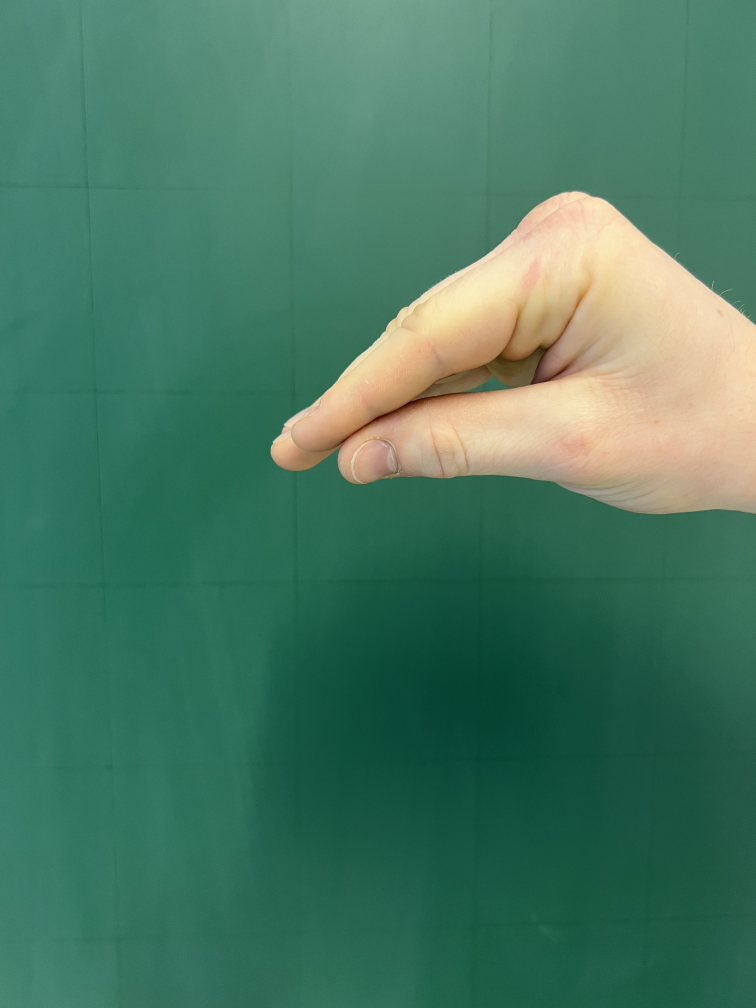
#> input picture data/raw/img/closedHand/IMG_4543.jpg, 3024 x 4032 px, found by its file name (shown at 1/4 size)
$ jupyter execute --allow-errors GestureRecognition.ipynb   (text cells are left out)
#> lines starting #> are read from the running program, lines starting #| are printed output that depends on the picture; after the words box and inside, x2 and y2 are one past the last pixel; in counts of white or black regions, pixels touching at a corner belong together
[cell 1]
## IMPORTS
import os
import matplotlib.pyplot as plt
import numpy as np
import cv2 as cv
from scipy.cluster.vq import kmeans, vq

from sklearn.svm import SVC
from sklearn.utils import shuffle

[cell 2]
##PATHS
EXAMPLE_IMAGE = "./data/raw/img/closedHand/IMG_4543.JPG"

PATH_OPEN = "./data/raw/img/openHand/"
PATH_CLOSED = "./data/raw/img/closedHand/"

PATH_CLOSED_TEST1 = "./data/raw/img/closed1.png"
PATH_CLOSED_TEST2 = "./data/raw/img/closed2.png"
PATH_CLOSED_TEST3 = "./data/raw/img/closed3.png"
PATH_OPEN_TEST1 = "./data/raw/img/open1.png"
PATH_OPEN_TEST2 = "./data/raw/img/open2.png"
PATH_OPEN_TEST3 = "./data/raw/img/open3.png"

[cell 3]
def gaussian(I, sigma):
    """
    Applies a 2-D Gaussian blur with standard deviation sigma to
    a grayscale image I.
    """
    h = int(np.ceil(3*sigma))
    x = np.linspace(-h, +h, 2*h + 1)
    g = np.exp(-x**2/(2*sigma**2))/np.sqrt(2*np.pi*sigma**2)
    Ig = np.zeros_like(I)
    for row in range(I.shape[0]): Ig[row,:] = np.convolve(I[row,:], g, mode='same')
    for col in range(I.shape[1]): Ig[:,col] = np.convolve(Ig[:,col], g, mode='same')
    return Ig

def compute_skin_mask(I):
    imgYCC = cv.cvtColor(I, cv.COLOR_BGR2YCR_CB)

    Y = imgYCC[:, :, 0]
    CR = imgYCC[:, :, 1]
    CB = imgYCC[:, :, 2]

    Y_mask = (Y>80)
    CB_mask = (85<CB)&(CB<135)
    CR_mask = (135<CR)&(CR<180)

    return Y_mask&CR_mask&CB_mask

def prediction_enterp(pred):

    if pred == 0:
        print("Prediction: OPEN HAND")

    elif pred == 1:
        print("Prediction: CLOSED HAND")

[cell 4]
I = cv.imread(EXAMPLE_IMAGE)
#> I is the input picture: shape (4032, 3024, 3); mean B, G, R 98.2, 120.8, 71.9

result = compute_skin_mask(I)
#> in compute_skin_mask, `imgYCC = cv.cvtColor(I, cv.COLOR_BGR2YCR_CB)`: imgYCC: shape (4032, 3024, 3); mean of channels 0, 1, 2 103.6, 105.3, 124.9
#> in compute_skin_mask, `Y_mask = (Y>80)`:
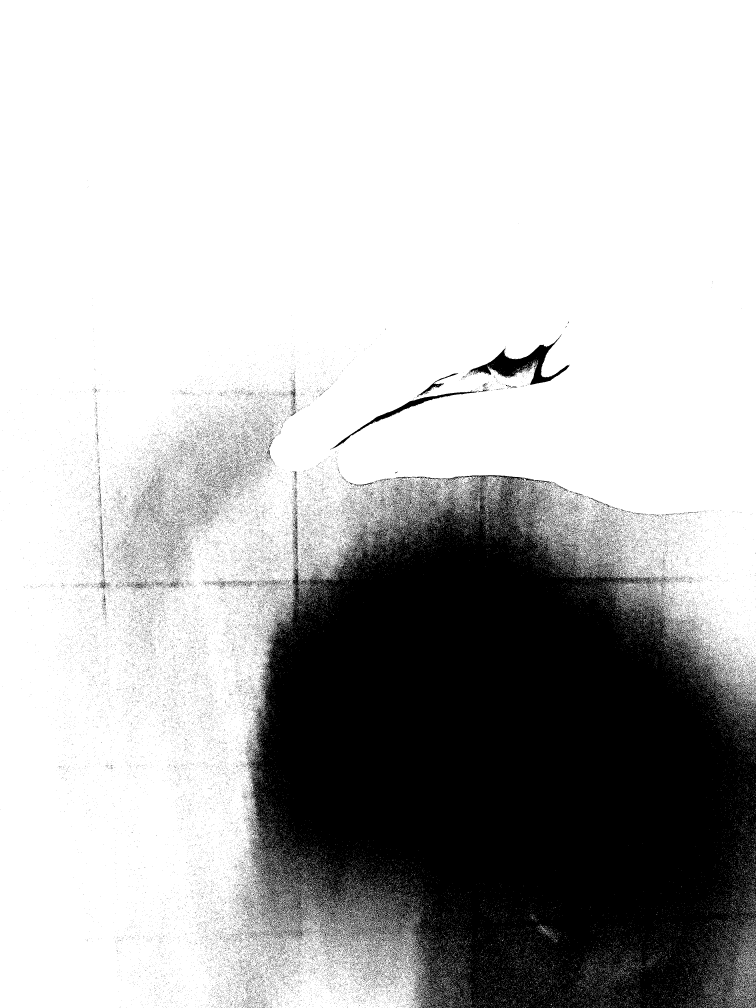
#> Y_mask: shape (4032, 3024) bool (shown at 1/4 size); 71.9% white; 81752 black regions (80585 under 20 px), largest, box (x1, y1, x2, y2) and area: (983, 1901, 3024, 4032) 3161176, (1875, 1338, 2277, 1539) 20522, (1326, 1564, 1909, 1796) 7327
#> in compute_skin_mask, `CB_mask = (85<CB)&(CB<135)`: CB_mask: shape (4032, 3024) bool; 100% white; 3 black regions (2 under 20 px), largest, box (x1, y1, x2, y2) and area: (2324, 1162, 2346, 1192) 214
#> in compute_skin_mask, `CR_mask = (135<CR)&(CR<180)`: CR_mask: shape (4032, 3024) bool; 12.5% white; 5 white regions (2 under 20 px), largest, box (x1, y1, x2, y2) and area: (1084, 767, 3024, 2051) 1525118, (2176, 1904, 2192, 1910) 91, (2150, 1912, 2175, 1914) 49
#> in compute_skin_mask, `return Y_mask&CR_mask&CB_mask`: returned value: shape (4032, 3024) bool; 12.3% white; 143 white regions (139 under 20 px), largest, box (x1, y1, x2, y2) and area: (1084, 767, 3024, 2051) 1494840, (2176, 1904, 2192, 1910) 91, (2150, 1912, 2175, 1914) 49, (2069, 1476, 2076, 1486) 22

plt.imshow(result)

[cell 5]
nfeatures = 100

orb = cv.ORB_create(nfeatures=nfeatures)

open_descriptors = []
open_keypoints = []

num_images = 0

thresh = 127

lower = np.array([160])
upper = np.array([255])

## RETRIEVING OPEN HAND DESCRIPTORS

#> (the rest of this cell did not finish here and is left out)

[cell 6]
n_clusters = 300
iters = 1
#> (the rest of this cell did not finish here and is left out)

[cell 7]
visualWords = []

for img_descriptors in open_descriptors:
    img_descriptors = img_descriptors.astype(float)
    img_visual_words, distance = vq(img_descriptors, codebook)
    visualWords.append(img_visual_words)

[cell 8]
frequency_vectors = []

for img_visual_words in visualWords:
    img_freq_vec = np.zeros(n_clusters)

    for word in img_visual_words:
        img_freq_vec[word] += 1

    frequency_vectors.append(img_freq_vec)


#> (the rest of this cell did not finish here and is left out)

#> (a cell that did not finish here is left out)

[cell 10]
# loading image, imagine this coming from webcam

I_test = cv.imread(PATH_OPEN_TEST2)
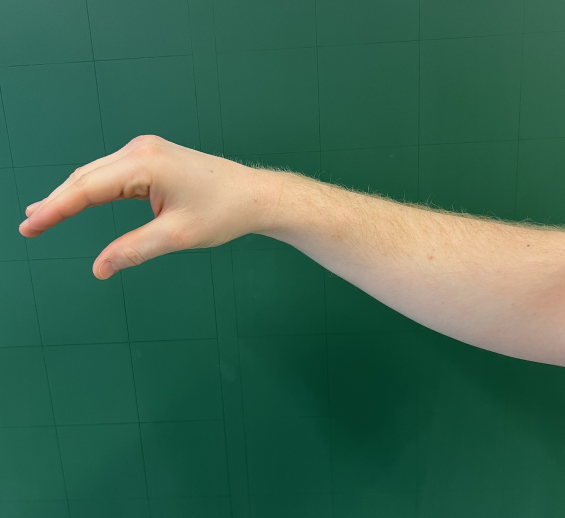
#> input picture data/raw/img/open2.png, 1130 x 1036 px, found by its file name (shown at 1/2 size)
#> I_test is the input picture: shape (1036, 1130, 3); mean B, G, R 81.6, 102.9, 60.9
I_test = (compute_skin_mask(I_test)*255).astype(np.uint8)
#> in compute_skin_mask (call 2), `imgYCC = cv.cvtColor(I, cv.COLOR_BGR2YCR_CB)`: imgYCC: shape (1036, 1130, 3); mean of channels 0, 1, 2 87.9, 108.8, 124.4
#> in compute_skin_mask (call 2), `Y = imgYCC[:, :, 0]`:
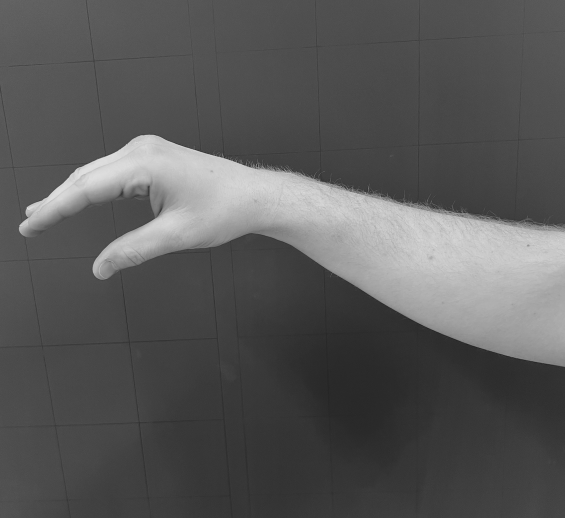
#> Y: shape (1036, 1130) (shown at 1/2 size); min 4, max 230, mean 87.9
#> in compute_skin_mask (call 2), `CR = imgYCC[:, :, 1]`:
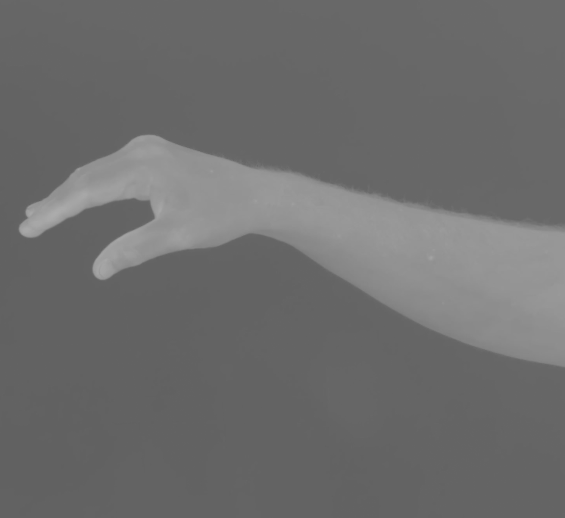
#> CR: shape (1036, 1130) (shown at 1/2 size); min 86, max 173, mean 108.8
#> in compute_skin_mask (call 2), `Y_mask = (Y>80)`: Y_mask: shape (1036, 1130) bool; 34.2% white; 4448 white regions (4405 under 20 px), largest, box (x1, y1, x2, y2) and area: (0, 0, 1130, 734) 285561, (173, 0, 619, 193) 42262, (840, 0, 1130, 274) 30228
#> in compute_skin_mask (call 2), `CB_mask = (85<CB)&(CB<135)`:
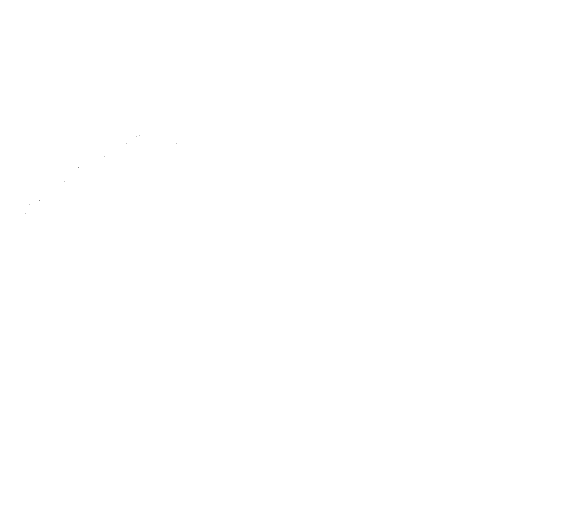
#> CB_mask: shape (1036, 1130) bool (shown at 1/2 size); 100% white; black in thin lines or dots, all inside (x1, y1, x2, y2) = (50, 270, 354, 428)
#> in compute_skin_mask (call 2), `CR_mask = (135<CR)&(CR<180)`:
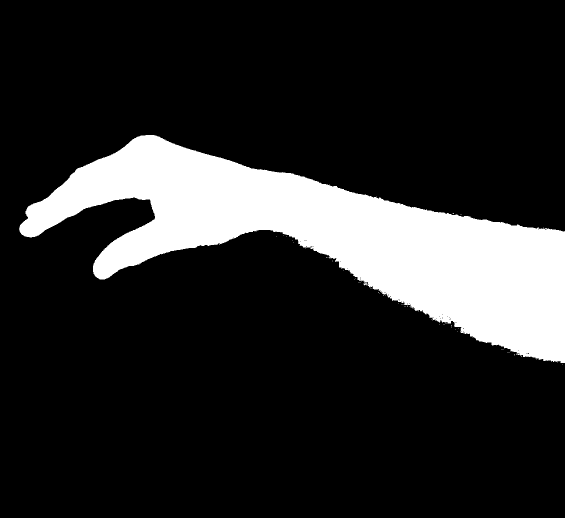
#> CR_mask: shape (1036, 1130) bool (shown at 1/2 size); 16.3% white; 61 white regions (59 under 20 px), largest, box (x1, y1, x2, y2) and area: (38, 270, 1130, 726) 190313, (727, 566, 734, 571) 22
#> in compute_skin_mask (call 2), `return Y_mask&CR_mask&CB_mask`: returned value: shape (1036, 1130) bool; 16.2% white; 65 white regions (62 under 20 px), largest, box (x1, y1, x2, y2) and area: (38, 270, 1130, 726) 189674, (270, 394, 290, 400) 55, (727, 566, 734, 571) 22


plt.imshow(I_test), plt.show()

[cell 11]
kp = orb.detect(I_test)
#> kp = 100 keypoints; strongest (x, y, size): (809, 608, 31), (294, 388, 37.2), (711, 556, 31), (824, 614, 31)
kp, des = orb.compute(I_test, kp)
#> (the rest of this cell did not finish here and is left out)

#> (a cell that did not finish here is left out)

[cell 13]
# loading image, imagine this coming from webcam

I_test = cv.imread(PATH_CLOSED_TEST3)
#> (the rest of this cell did not finish here and is left out)

[cell 14]
kp = orb.detect(I_test)
#> kp = ()
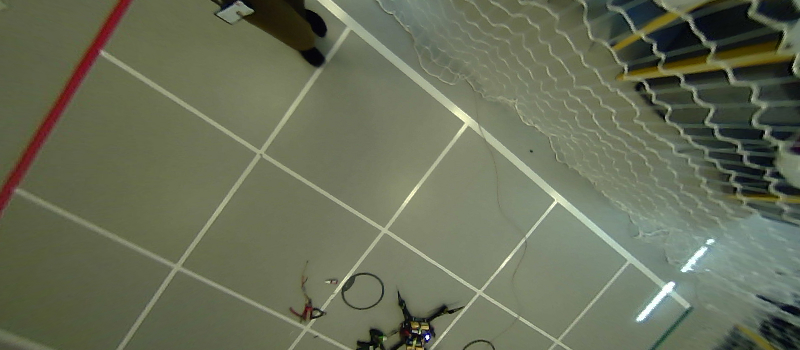
#> input picture grid.jpg, 800 x 350 px, given in place of the camera
#> further down, img is the input picture: shape (350, 800, 3); mean B, G, R 87.4, 109.6, 103.7
kp, des = orb.compute(I_test, kp)
#> (the rest of this cell did not finish here and is left out)

#> (a cell that did not finish here is left out)

[cell 16]
frameWidth = 450
frameHeight = 640
cap = cv.VideoCapture(1)
cap.set(3, frameWidth)
cap.set(4, frameHeight)
cap.set(10,150)

counters = []
lower = np.array([160])
upper = np.array([255])

#> (the rest of this cell did not finish here and is left out)

#> in compute_skin_mask (call 4), `imgYCC = cv.cvtColor(I, cv.COLOR_BGR2YCR_CB)`: imgYCC: shape (350, 800, 3); mean of channels 0, 1, 2 105.3, 126.9, 117.9
#> in compute_skin_mask (call 4), `CB = imgYCC[:, :, 2]`:
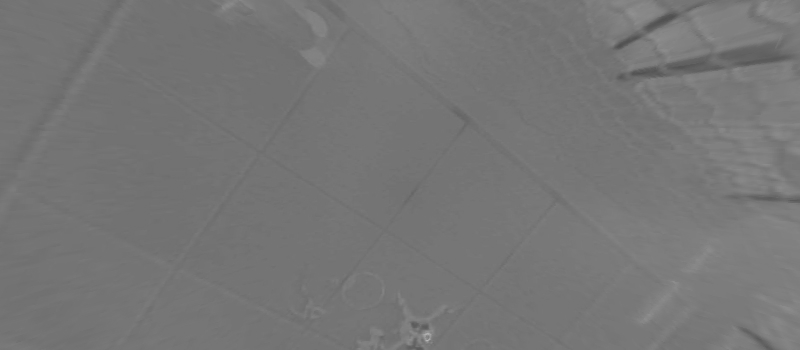
#> CB: shape (350, 800); min 80, max 185, mean 117.9
#> in compute_skin_mask (call 4), `Y_mask = (Y>80)`: Y_mask: shape (350, 800) bool; 87% white; 116 black regions (84 under 20 px), largest, box (x1, y1, x2, y2) and area: (645, 69, 800, 199) 7930, (686, 0, 784, 60) 3702, (211, 0, 329, 68) 3646
#> in compute_skin_mask (call 4), `CB_mask = (85<CB)&(CB<135)`:
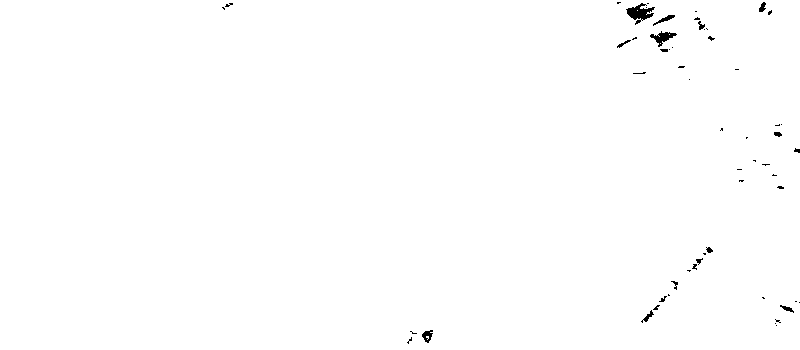
#> CB_mask: shape (350, 800) bool; 99.5% white; 57 black regions (41 under 20 px), largest, box (x1, y1, x2, y2) and area: (626, 3, 655, 25) 294, (650, 31, 677, 47) 176, (422, 330, 433, 343) 82
#> in compute_skin_mask (call 4), `CR_mask = (135<CR)&(CR<180)`: CR_mask: shape (350, 800) bool; 2.1% white; 30 white regions (14 under 20 px), largest, box (x1, y1, x2, y2) and area: (0, 0, 134, 219) 3784, (717, 43, 774, 59) 407, (664, 57, 707, 72) 340
#> in compute_skin_mask (call 4), `return Y_mask&CR_mask&CB_mask`:
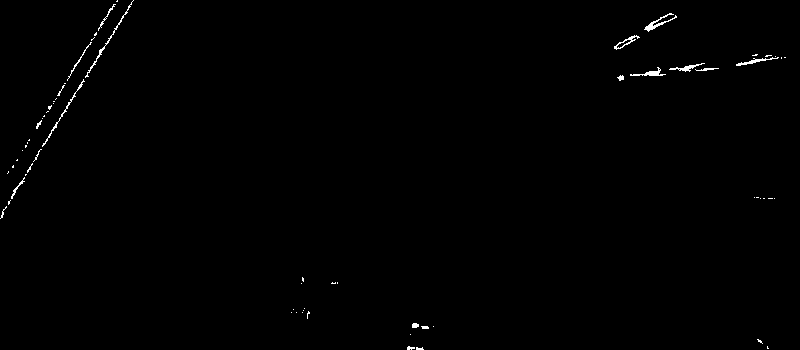
#> returned value: shape (350, 800) bool; 0.5% white in thin lines or dots
#> `I = (compute_skin_mask(img)*255).astype(np.uint8)`: I: shape (350, 800); 0.5% white in thin lines or dots
#> `kp = orb.detect(I)`: kp = 80 keypoints; strongest (x, y, size): (660, 72, 31), (628, 40, 31), (64, 111, 31), (622, 78, 44.6)

    kp = orb.detect(I)
    kp, des = orb.compute(I, kp)

    if ( kp or des):

        test_visual_words, distance = vq(des, codebook)

        img_freq_vec = np.zeros(n_clusters)

        for word in test_visual_words:
            img_freq_vec[word] += 1

        pred = svc.predict(img_freq_vec.reshape(1, -1))

        counters.append(pred)
        if len(counters) > 10:
            counters.pop(0)

        avg_pred = sum(counters)/len(counters)

        print(prediction_enterp(round(avg_pred[0])))


    cv.imshow("Result", I)
    if cv.waitKey(1) & 0xFF == ord('q'):
        break
